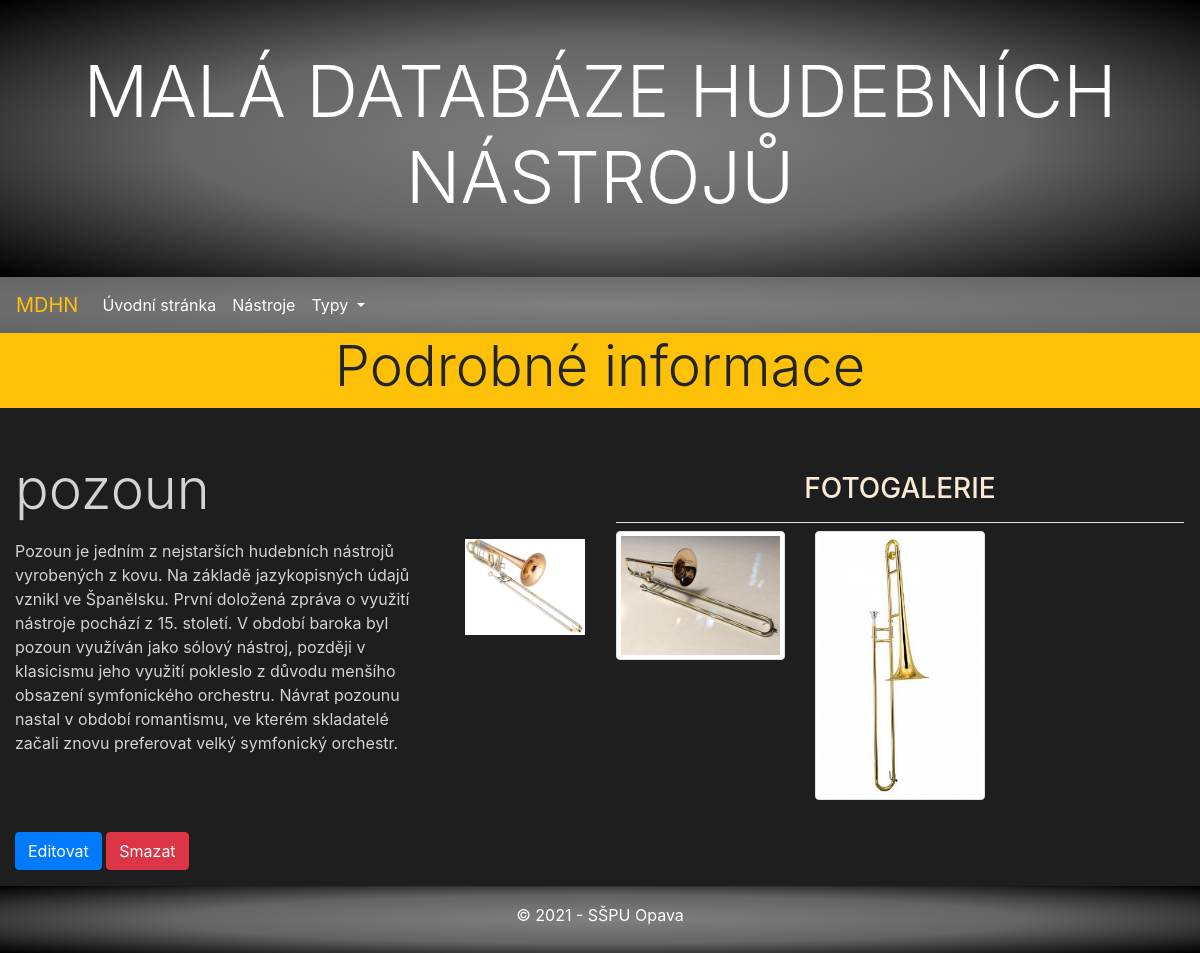
Page /music/instruments/13/ on the committed database.
### music/models.py (models this page shows, shortened)
class Instrument(models.Model):
    title = models.CharField(max_length=200, verbose_name="Title")
    history = models.TextField(blank=True, null=True, verbose_name="History")
    poster = models.ImageField(upload_to=poster_path, blank=True, null=True, verbose_name="Poster")
    type = models.ManyToManyField(Type, help_text='Select a type for this instrument')
    class Meta:
        ordering = ["title"]

class Attachment(models.Model):
    title = models.CharField(max_length=200, verbose_name="Title")
    last_update = models.DateTimeField(auto_now=True)
    file = models.FileField(upload_to=attachment_path, null=True, verbose_name="File")
    TYPE_OF_ATTACHMENT = (
        ('audio', 'Audio'),
        ('image', 'Image'),
        ('text', 'Text'),
        ('video', 'Video'),
        ('other', 'Other'),
    )
    type = models.CharField(max_length=5, choices=TYPE_OF_ATTACHMENT, blank=True, default='image', help_text='Select allowed attachment type', verbose_name="Attachment type")
    instrument = models.ForeignKey(Instrument, on_delete=models.CASCADE)
    class Meta:
        ordering = ["-last_update", "type"]

### music/views.py (the view)
# urls.py: path('instruments/<int:pk>/', views.InstrumentDetailView.as_view(), name='instrument-detail'),
class InstrumentDetailView(DetailView):
    model = Instrument
    context_object_name = 'instrument_detail'
    template_name = 'instrument/detail.html'

### music/context_processors.py (called while the page is built)
def types(request):
    return {'types': Type.objects.all()}

### music/templates/instrument/detail.html (shortened to what this page needs)
{% extends "base.html" %} {% block title %}Detail vybraného hudebního nástroje{% endblock %} {% block css %}
<link href="https://cdnjs.cloudflare.com/ajax/libs/ekko-lightbox/5.3.0/ekko-lightbox.css" rel="stylesheet"> {% endblock %} {% block content %}
<div class="row mb-3">
    <div class="col-sm-12 bg-warning">
        <h2 class="display-4 text-center">Podrobné informace</h2>
    </div>
</div>
<div class="row mt-5 mb-3">
    <div class="col-lg-6 mb-3">
        <h2 class="detail display-4 mb-3">{{ instrument_detail.title }}</h2>
        <div class="row">
            <div class="detail col-md-9">{{ instrument_detail.history }}</div>
            <div class="col-md-3">
                {% if instrument_detail.poster %}
                <a href="{{ instrument_detail.poster.url }}" data-toggle="lightbox" data-gallery="gallery">
                    <img src="{{ instrument_detail.poster.url }}" class="img-fluid" alt="Ilustrační obázek nástroje">
                </a>
                {% endif %}
            </div>
        </div>
    </div>
    <div class="fotogalerie col-lg-6 p-3">
        <h3 class="fotogalerie-nazev border-bottom pb-3 text-secondary text-uppercase">Fotogalerie</h3>
        <div class="row">
            {% for image in instrument_detail.attachment_set.all %}
            <div class="col-lg-6 col-xl-4">
                <a href="{{ image.file.url }}" data-toggle="lightbox" data-gallery="gallery">
                    <img src="{{ image.file.url }}" class="img-fluid img-thumbnail" alt="{{ image.title }}">
                </a>
            </div>
            {% endfor %}
        </div>
    </div>
</div>
<div>
    <a href="{% url 'instrument-update' instrument_detail.pk %}" class="btn btn-primary">Editovat</a>
    <a href="{% url 'instrument-delete' instrument_detail.pk %}" class="btn btn-danger">Smazat</a>
</div>
{% endblock %}

### music/static/css/styles.css (style rules this page uses)
body { background-color: #1e1e1e; }
a { color: gray; }
.detail { color: lightgray; }
.fotogalerie { background-color: #1e1e1e; }
.fotogalerie-nazev { text-align: center; color: antiquewhite !important; }

### rows in the picture
Instrument: title "pozoun", history "Pozoun je jedním z nejstarších hudebních nástrojů vyrobených z kovu. Na základě jazykopisných údajů vznikl ve Španělsku. První doložená zpráva o využití nástroje pochází z 15. století. V období baroka byl pozoun využíván jako sólový nástroj, později v klasicismu jeho využití pokleslo z důvodu menšího obsazení symfonického orchestru. Návrat pozounu nastal v období romantismu, ve kterém skladatelé začali znovu preferovat velký symfonický orchestr.", poster (picture)
Attachment: file (picture)
Attachment: file (picture)
